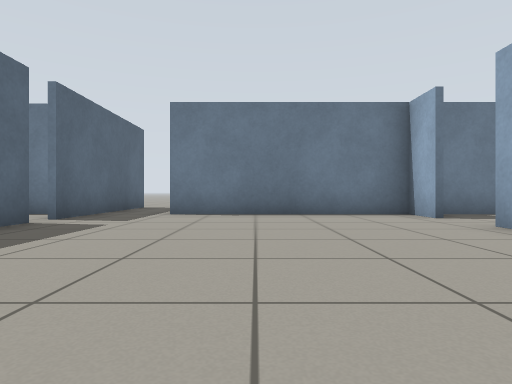
View 1 (above)

21 first-person views from a walk through a Gazebo world. The camera is 0.5 m above the floor, looks level and sees 75° across. The floor is counted in squares, 1 m on a side. Each view is taken from the middle of a square. On the plan, view 1 faces up. The plan holds only what a view shows up to about 9 squares ahead; the rest is blank.

View 2
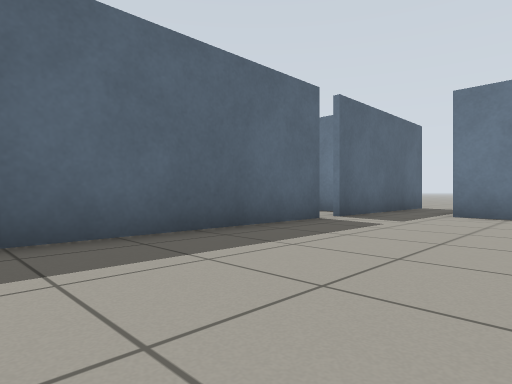

View 3
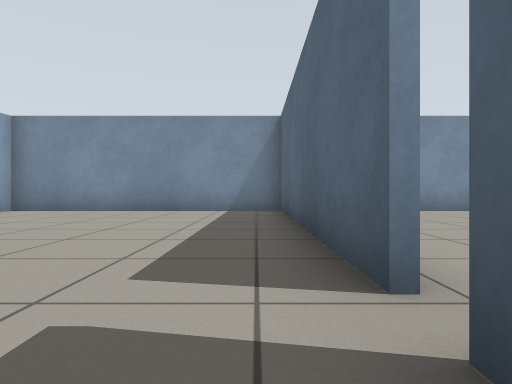

View 4
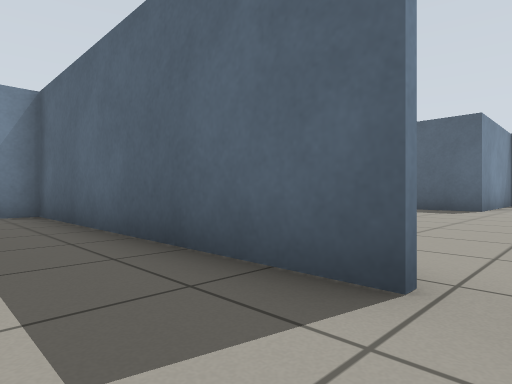

View 5
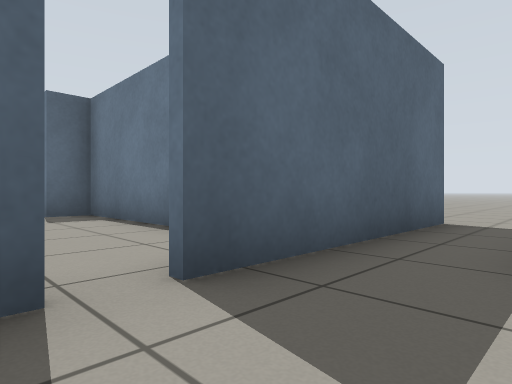

View 6
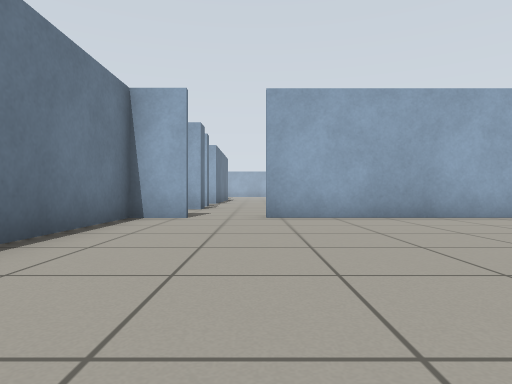

View 7
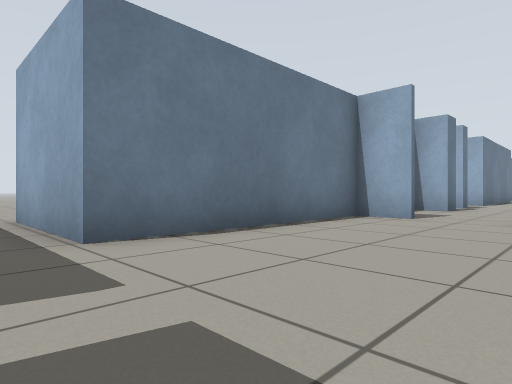

View 8
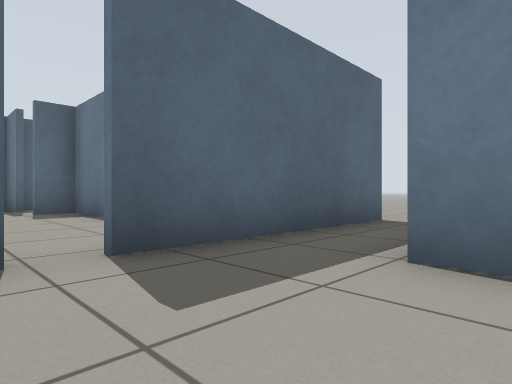

View 9
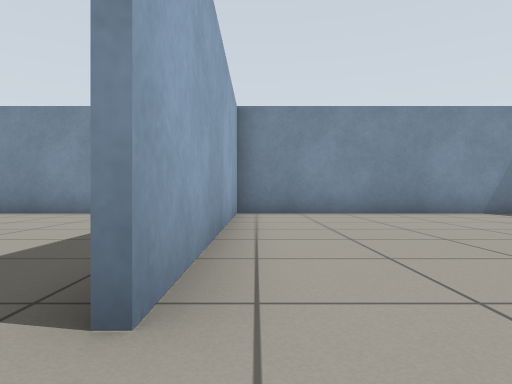

View 10
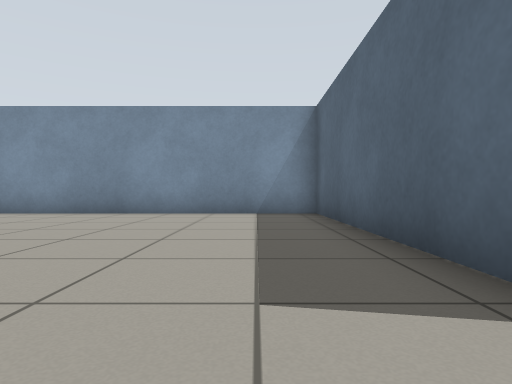

View 11
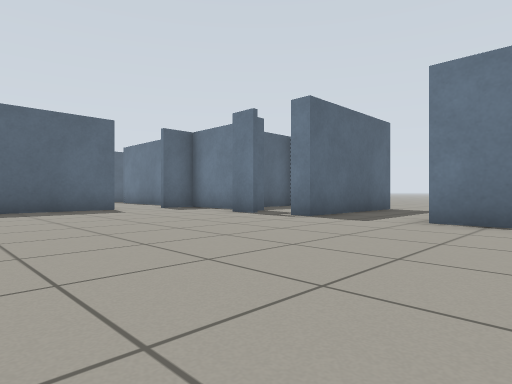

View 12
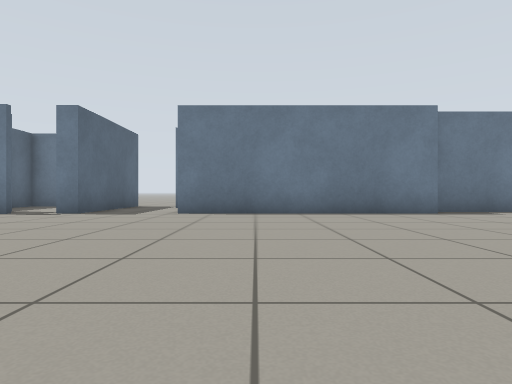

View 13
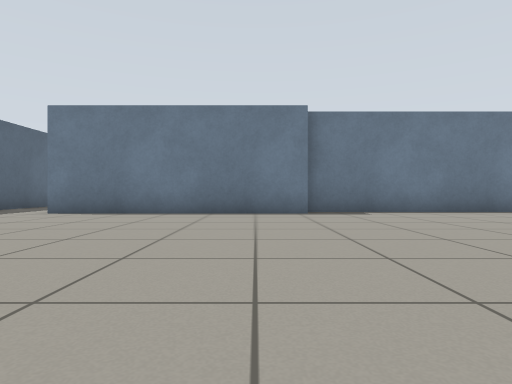

View 14
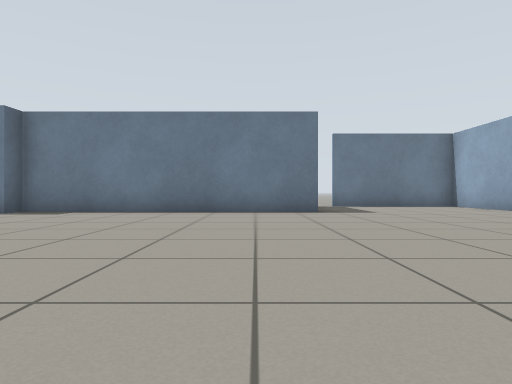

View 15
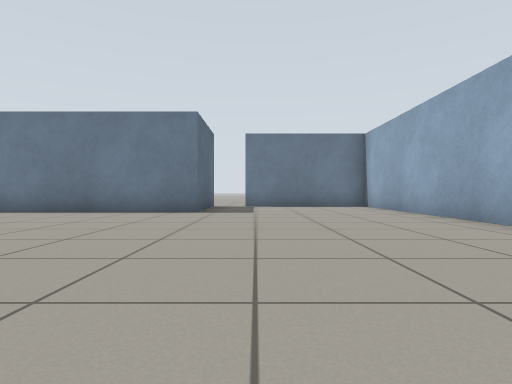

View 16
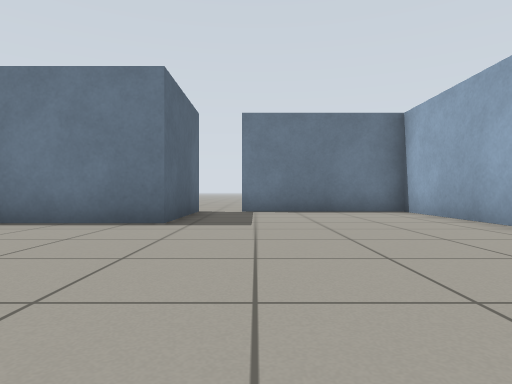

View 17
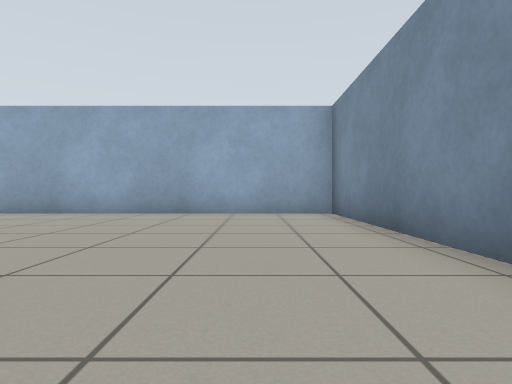

View 18
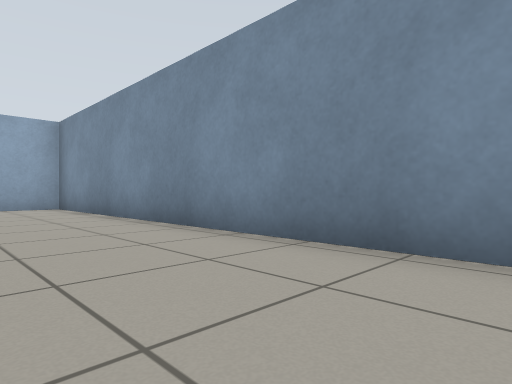

View 19
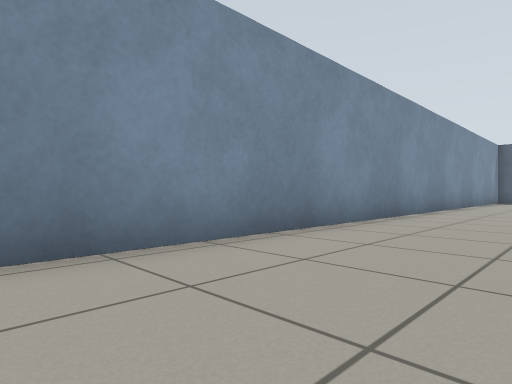

View 20
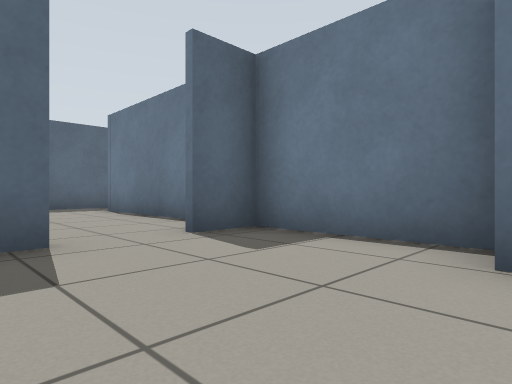

View 21
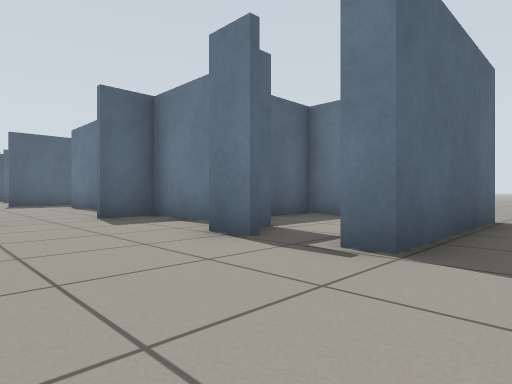

### Floor plan
Points are (right, up) in squares from view 1. A wall is a line through its corners. A room is listed if a view was taken in it or the views show most of it. See-through windows are left out.
Room 1 (views 1, 2, 3, 4, 5, 6, 7, 8, 9)
walls: (-3.6, 5.4) (-3.6, -1.8) (4.1, -1.8); (3.4, 6.3) (3.4, 7.5); (3.6, 7.5) (3.6, 6.3); (3.4, -1.7) (3.4, 4.9); (4.5, 7.4) (-1.9, 7.4) (-1.9, 10.7); (-3.6, 10.9) (-3.6, 6)
ways out: opening at (4, 5.5) to room 2; opening at (-3, 11); gap at (-4, 6)
Room 2 (views 10, 11, 12, 13, 14, 15, 16, 17, 18, 19, 20, 21)
walls: (17.2, 6.7) (11.1, 6.7); (8.9, 6.7) (8.4, 6.7); (7.4, 6.7) (6.6, 6.7); (24.5, 10.5) (24.5, 7.4) (17.2, 7.4); (6.5, 7.4) (4.5, 7.4); (3.6, 4.9) (3.6, -1.7); (4.1, -1.8) (29.7, -1.8) (29.7, 10.4) (25.6, 10.4)
ways out: opening at (4, 5.5) to room 1; opening at (8, 7); opening at (10.5, 7)

Positions as (right, up) in squares from view 1, and headings:
1: (0, 0), facing up
2: (0, 0), facing up-left
3: (-3, 7), facing down
4: (-2, 6), facing down-left
5: (-2, 5), facing up-left
6: (-3, 5), facing right
7: (-3, 4), facing up-right
8: (-1, 5), facing up-left
9: (3, 6), facing down
10: (5, 6), facing down
11: (13, 1), facing up-left
12: (13, -1), facing up
13: (16, -1), facing up
14: (23, -1), facing up
15: (26, -1), facing up
16: (26, 2), facing up
17: (22, 0), facing right
18: (19, 1), facing down-right
19: (21, 1), facing down-left
20: (7, 4), facing up-left
21: (10, 4), facing up-left
